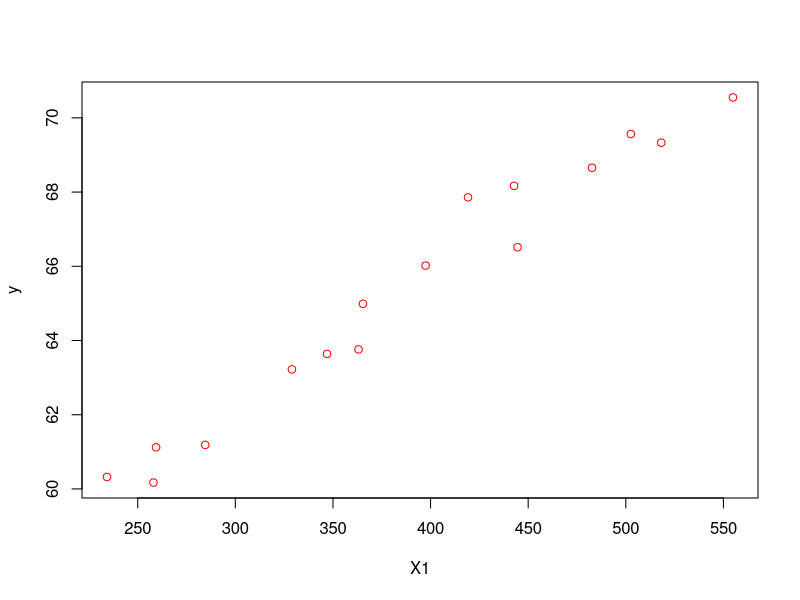
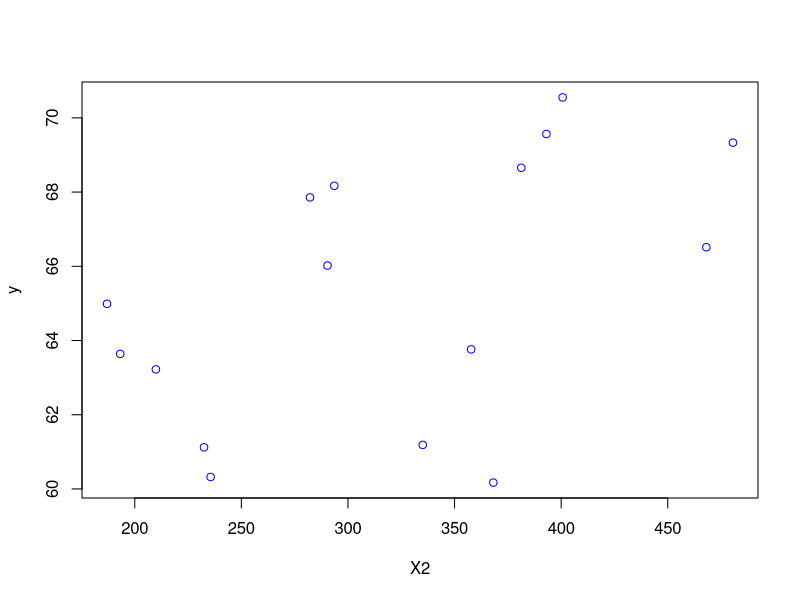
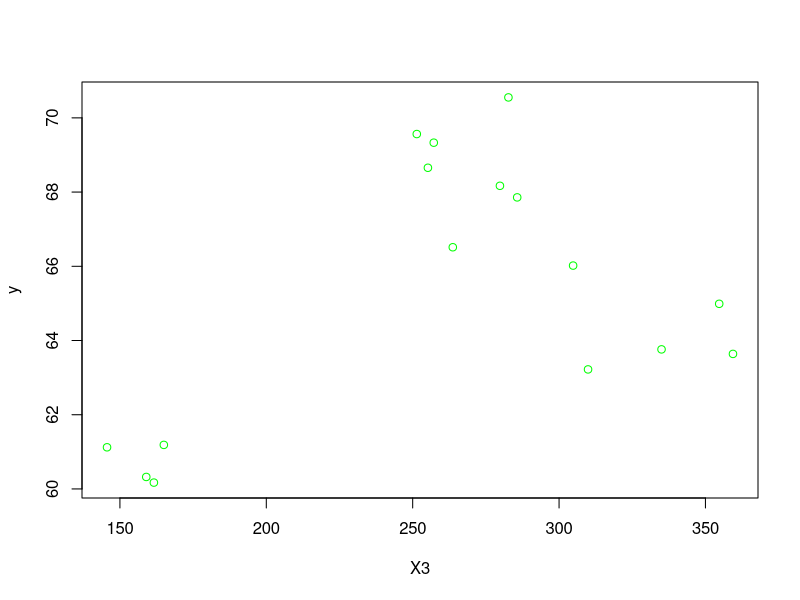
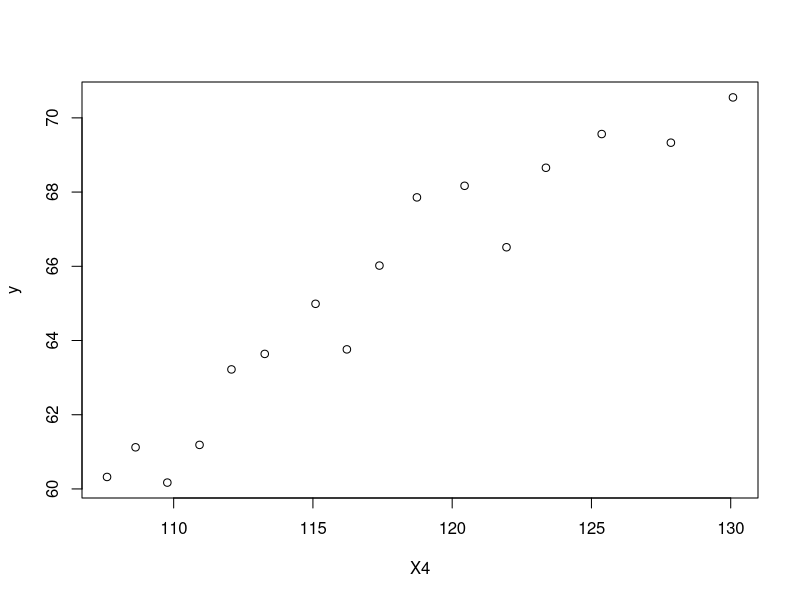
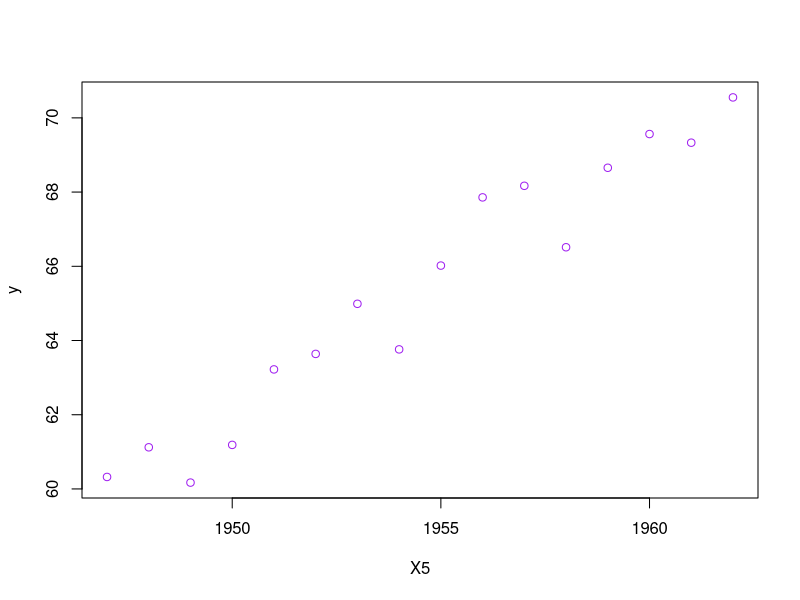
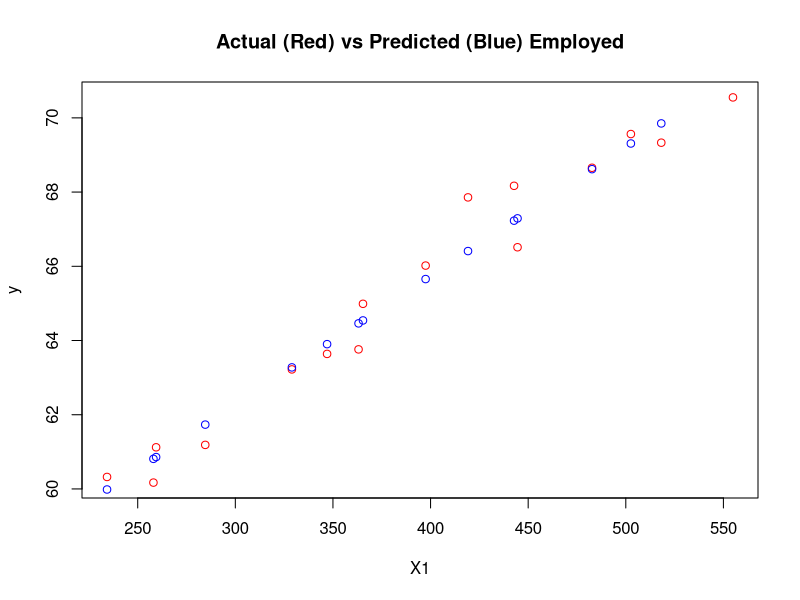

These charts were generated, in order, by the following R code:
############# Task 1:  #############
# Task 1:  Load "longley" from the datasets package

library(datasets)

longley

############# Task 2:  #############
# Task 2:  Plot and determine the 3 variables best correlated to 'Employed'

y <- longley$Employed
X1 <- longley$GNP
X2 <- longley$Unemployed
X3 <- longley$Armed.Forces
X4 <- longley$Population
X5 <- longley$Year

c1 <- 'red'
c2 <- 'blue'
c3 <- 'green'
c4 <- 'black'
c5 <- 'purple'

plot (X1, y, col = c1)
plot (X2, y, col = c2)
plot (X3, y, col = c3)
plot (X4, y, col = c4)
plot (X5, y, col = c5)

# The 3 variables corresponding to Employed are: GNP, Population, and Year

############# Task 3:  #############
# Task 3: Create a regression model for each of the 3 variables selected in 2. above, and
# select the best one

model.GNP <- lm (y ~ X1)
model.GNP
# B0 (Intercept): 51.84359    B1: 0.034750.03475    *This one (GNP) is best!!!
# model: Employed = 51.84359 + 0.034750*GNP + e

model.Pop <- lm (y ~ X4)
model.Pop                # 0.4849   

model.Yr <- lm (y ~ X5)
model.Yr                 # 0.7165


############# Task 4:  #############
# Task 4: Create the model matrises for the winner in 3. above

Emp.matrx <- as.matrix(cbind(c(y), c(X1)))
Emp.matrx

# or another matrises might be:
#  x <- X1
#  X <- as.matrix(cbind(1, x)) # Add vector of 1s for the intercept term

############# Task 5:  #############
# Task 5: Recalculate the regression parameters and predicted values for 4. above

# y = B0 + B1*X1
# Employed = B0 + B1*GNP

library(tidyverse)

input <- longley[,c("Employed", 'GNP')]
B0 <- 51.84359
B1 <- 0.034750

predicted <- input %>%
  mutate (Intercept = B0, 
          Empl.predicted = Intercept + B1*GNP)
view(predicted)

# To appreciate how they compared, here's a plot fo show their distribution...
plot (X1, y, col = c1, main = 'Actual (Red) vs Predicted (Blue) Employed')
points(X1, predicted$Empl.predicted, col = c2)

